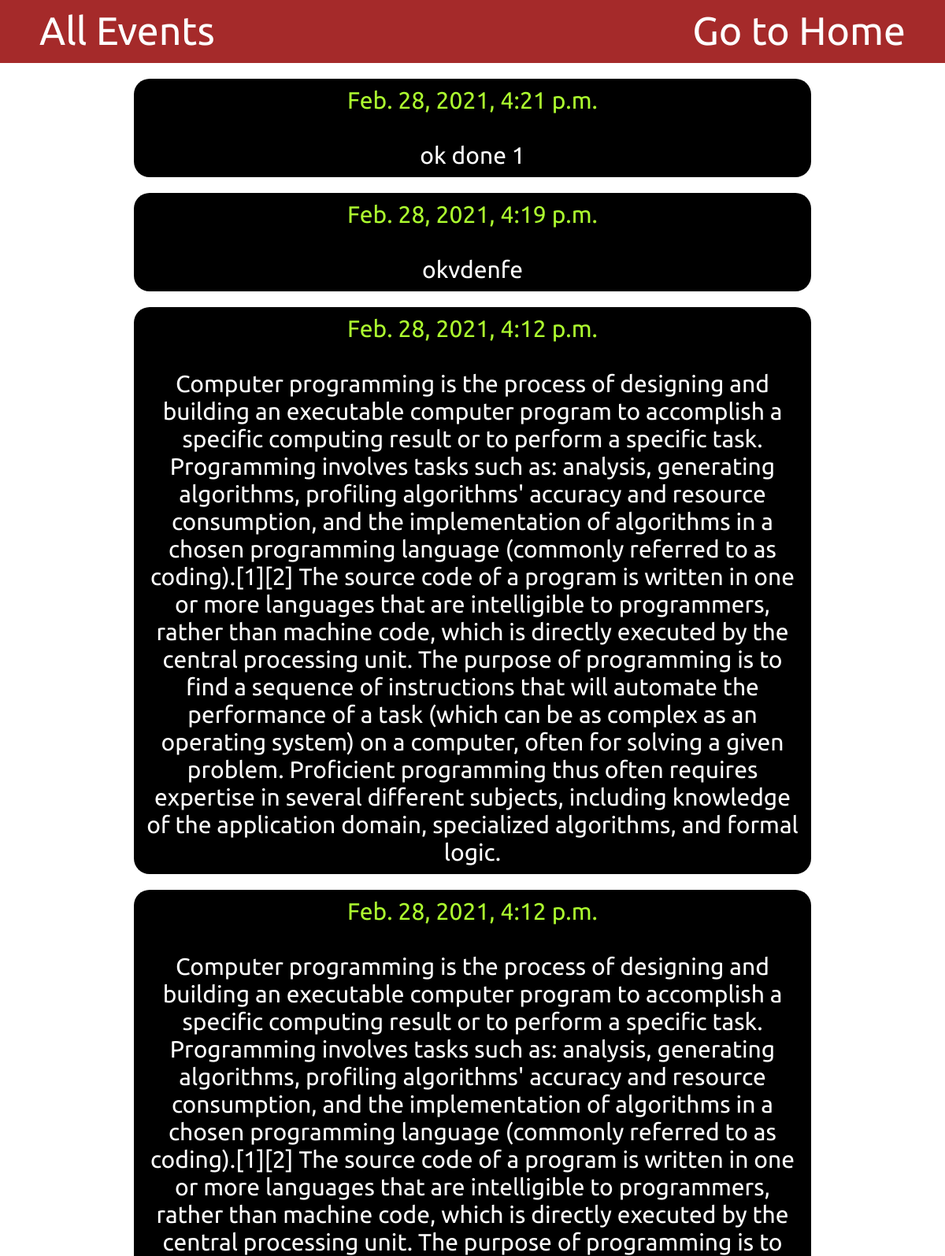
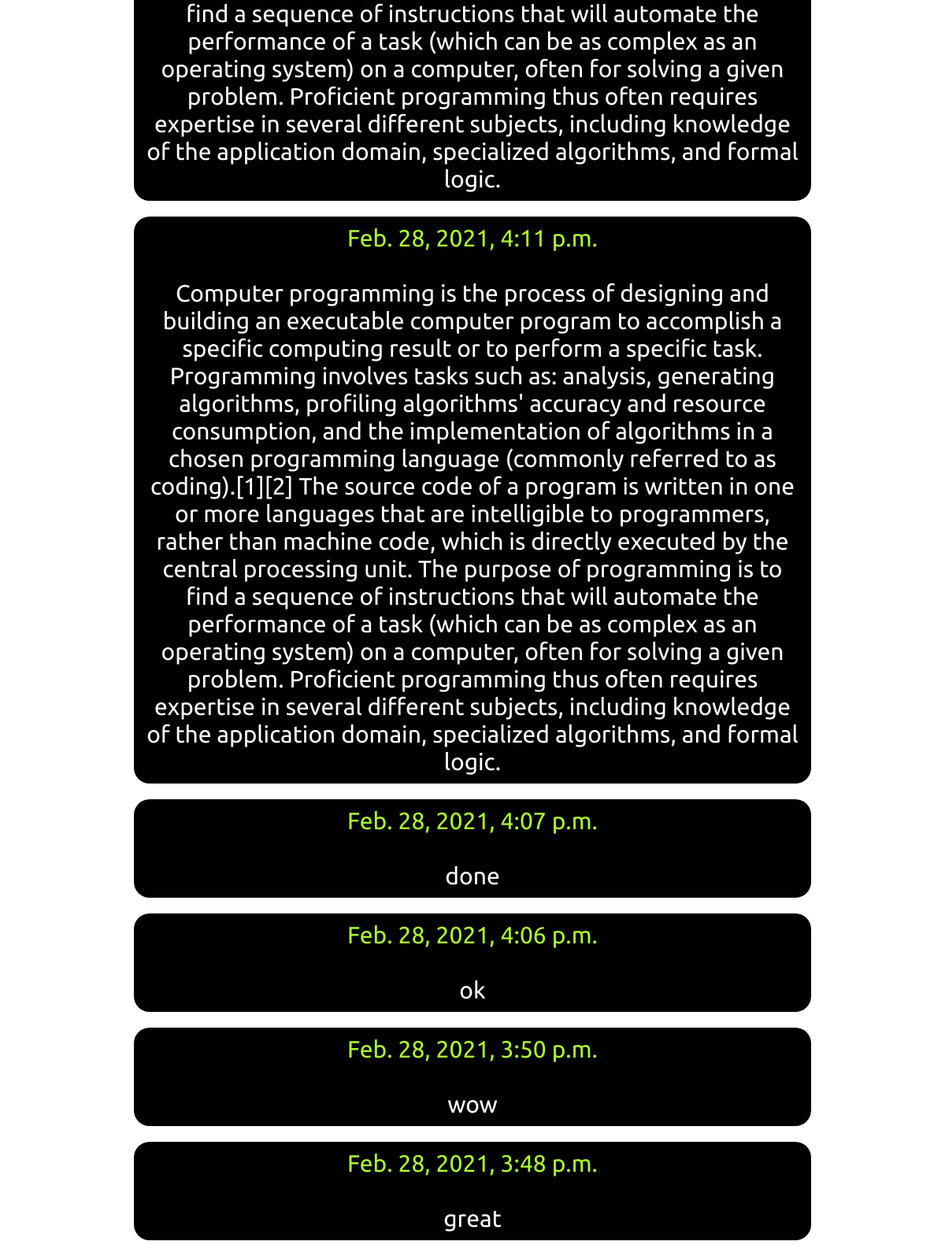
The app's page /display/ with its own data (2 pictures, top to bottom).
### djapp/models.py (models this page shows, shortened)
class summary(models.Model):
    date = models.DateTimeField(auto_now=True)
    text = models.TextField()

### djapp/views.py (the view)
# urls.py: path('display/', views.display, name='display'),
def display(request):
    data = summary.objects.all().order_by('-date')
    context = {'data': data}
    return render(request, 'display.html', context)

### templates/display.html (shortened to what this page needs)
<!DOCTYPE html>
<html lang="en">
<head>
</head>
<body>
    <div class="header">
        <label>All Events</label>
        <a href="{% url 'index' %}">Go to Home</a>
    </div>
    {% for item in data %}
    <center>
        <div class="blok">
            <div class="dt">{{item.date}}</div><br>
            <div class="text">{{item.text}}</div>
        </div>
    </center>
    {% endfor %}
</body>
</html>

### templates/display.html (style rules this page uses)
body { margin: 0; padding: 0; font-family: 'Ubuntu', sans-serif; }
.header { height: 80px; background-color: brown; color: white; }
label { float: left; font-size: 50px; padding-top: 10px; padding-left: 50px; }
a { float: right; text-decoration: none; color: white; font-size: 50px; padding-top: 10px; padding-right: 50px; }
.blok { margin: 20px; background-color: black; width: 70%; padding: 10px; border-radius: 20px; font-size: 30px; }
.dt { color: greenyellow; }
.text { color: white; }

### records on screen
summary: date "Feb. 28, 2021, 4:21 p.m.", text "ok done 1"
summary: date "Feb. 28, 2021, 4:19 p.m.", text "okvdenfe"
summary: date "Feb. 28, 2021, 4:12 p.m.", text "Computer programming is the process of designing and building an executable computer program to accomplish a specific computing result or to perform a specific task. Programming involves tasks such as: analysis, generating algorithms, profiling algorithms' accuracy and resource consumption, and the implementation of algorithms in a chosen programming language (commonly referred to as coding).[1][2] The source code of a program is written in one or more languages that are intelligible to programmers, rather than machine code, which is directly executed by the central processing unit. The purpose of programming is to find a sequence of instructions that will automate the performance of a task…"
summary: date "Feb. 28, 2021, 4:12 p.m.", text "Computer programming is the process of designing and building an executable computer program to accomplish a specific computing result or to perform a specific task. Programming involves tasks such as: analysis, generating algorithms, profiling algorithms' accuracy and resource consumption, and the implementation of algorithms in a chosen programming language (commonly referred to as coding).[1][2] The source code of a program is written in one or more languages that are intelligible to programmers, rather than machine code, which is directly executed by the central processing unit. The purpose of programming is to find a sequence of instructions that will automate the performance of a task…"
summary: date "Feb. 28, 2021, 4:11 p.m.", text "Computer programming is the process of designing and building an executable computer program to accomplish a specific computing result or to perform a specific task. Programming involves tasks such as: analysis, generating algorithms, profiling algorithms' accuracy and resource consumption, and the implementation of algorithms in a chosen programming language (commonly referred to as coding).[1][2] The source code of a program is written in one or more languages that are intelligible to programmers, rather than machine code, which is directly executed by the central processing unit. The purpose of programming is to find a sequence of instructions that will automate the performance of a task…"
summary: date "Feb. 28, 2021, 4:07 p.m.", text "done"
summary: date "Feb. 28, 2021, 4:06 p.m.", text "ok"
summary: date "Feb. 28, 2021, 3:50 p.m.", text "wow"
summary: date "Feb. 28, 2021, 3:48 p.m.", text "great"
